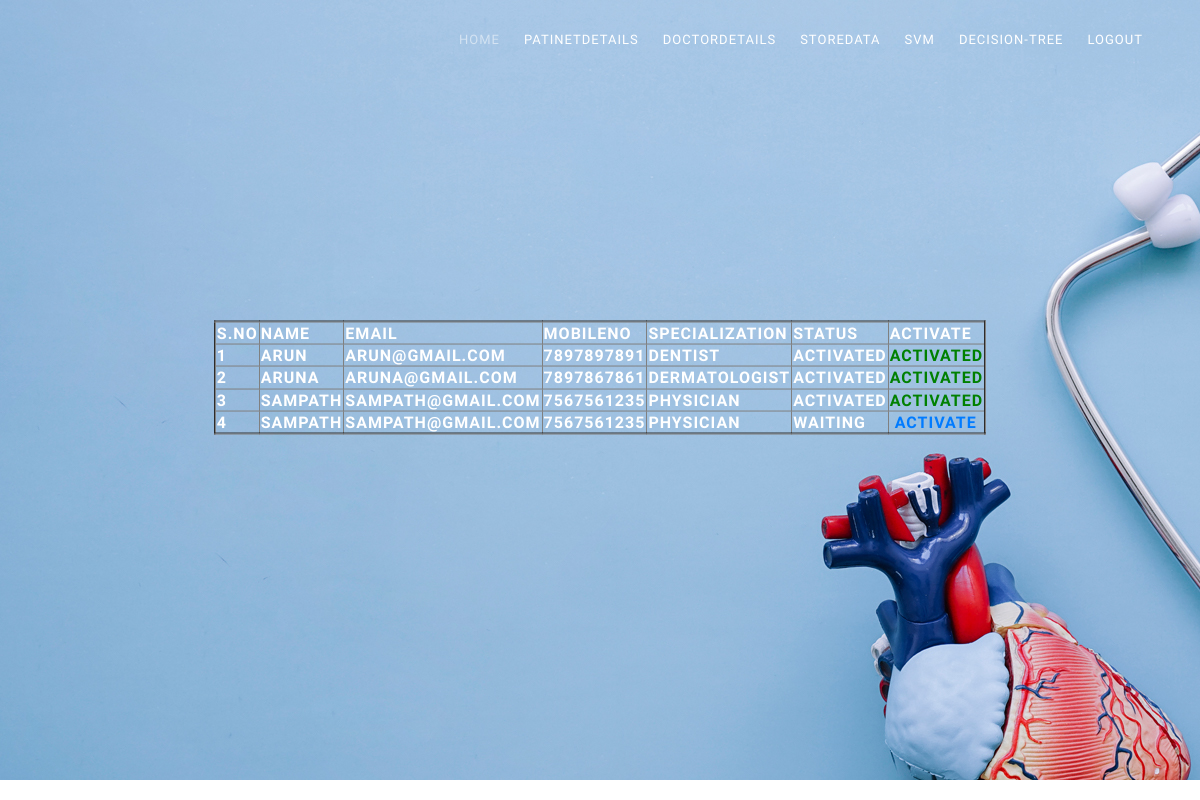
Screenshot of /doctordetails/ with the database file from the repository.
### doctor/models.py (models this page shows, shortened)
class doctorModel(models.Model):
    name = models.CharField(max_length=50)
    email = models.EmailField()
    passwd = models.CharField(max_length=40)
    cwpasswd = models.CharField(max_length=40)
    mobileno = models.CharField(max_length=50, default="", editable=True)
    specialization = models.CharField(max_length=50, default="", editable=True)
    status = models.CharField(max_length=40, default="", editable=True)
    class Meta:
        db_table='doctorregister'

### Medicalcare/views.py (the view)
# urls.py: path('doctordetails/', medical.doctordetails, name='doctordetails'),
def doctordetails(request):
    qs=doctorModel.objects.all()
    return render(request,'admin/doctordetails.html',{"object":qs})

### assets/templates/admin/doctordetails.html
{% extends 'adminbase.html' %}
{% load static %}
{% block contents %}
<div class="main-banner header-text" id="top">
        <div class="Modern-Slider">
          <div class="item">
                <img src="{% static 'images/home.jpg' %}" alt="">
                <div class="text-content">
                    <center><h3>
                        <table border="2px">
                    <tr>
                <th>S.No</th>
                <th>name</th>
                <th>Email</th>
                <th>mobileno</th>
                <th>specialization</th>
                <th>status</th>
                <th>activate</th>
                {% for i in object %}
                         <tr>
                         <td>{{ i.id }}</td>
                         <td>{{ i.name }}</td>
                         <td>{{ i.email }}</td>
                         <td>{{ i.mobileno }}</td>
                         <td>{{ i.specialization }}</td>
                         <td>{{ i.status }}</td>
                             {% if i.status == 'waiting' %}
                                    <td style="color:orange"> <a href="/activatedoctor/?pid={{ i.id }}" >Activate</a></td>
                                    {% else %}
                                            <td style="color:Green"> Activated</td>
                                            {% endif %}
                                     </tr>
                                    {% endfor %}
                    </h3></center>
                </div>
            </div>
          </div>
{% endblock %}

### assets/templates/adminbase.html (shortened to what this page needs)
{% load static %}
<!DOCTYPE html>
<html lang="en">
  <head>
    <link rel="stylesheet" type="text/css" href="{% static 'css/bootstrap.min.css' %}">
    <link rel="stylesheet" type="text/css" href="{% static 'css/font-awesome.css' %}">
    <link rel="stylesheet" href="{% static 'css/templatemo-breezed.css' %}">
    <link rel="stylesheet" href="{% static 'css/owl-carousel.css' %}">
    <link rel="stylesheet" href="{% static 'css/lightbox.css' %}">
    </head>
    <body>
    <header class="header-area header-sticky">
        <div class="container">
            <div class="row">
                <div class="col-12">
                    <nav class="main-nav">
                        <ul class="nav">
                            <li class="scroll-to-section"><a href="#top" class="active">Home</a></li>
                            <li class="scroll-to-section"><a href="{% url 'patientdetails' %}">patinetdetails</a></li>
                            <li class="scroll-to-section"><a href="{% url 'doctordetails' %}">doctordetails</a></li>
                            <li class="scroll-to-section"><a href="{% url 'storecsvdata' %}">storedata</a></li>
                            <li class="scroll-to-section"><a href="{% url 'svm' %}">svm</a></li>
                            <li class="scroll-to-section"><a href="{% url 'decision' %}">decision-tree</a></li>
                            <li class="scroll-to-section"><a href="{% url 'logout' %}">logout</a></li>
                        </ul>
                    </nav>
                </div>
            </div>
        </div>
    </header>
{%block contents%}
                    {%endblock%}
  </body>
</html>

### assets/static/css/templatemo-breezed.css (style rules this page uses)
html, body, div, span, applet, object, iframe, h1, h2, h3, h4, h5, h6, p, blockquote, div pre, a, abbr, acronym, address, big, cite, code, del, dfn, em, font, img, ins, kbd, q, s, samp, small, strike, strong, sub, sup, tt, var, b, u, i, center, dl, dt, dd, ol, ul, li, figure, header, nav, section, article, aside, footer, figcaption { margin: 0; padding: 0; border: 0; outline: 0; }
ul, li { padding: 0; margin: 0; list-style: none; }
header, nav, section, article, aside, footer, hgroup { display: block; }
* { box-sizing: border-box; }
html, body { font-family: 'Raleway', sans-serif; font-weight: 400; background-color: #fff; font-size: 16px; -ms-text-size-adjust: 100%; -webkit-font-smoothing: antialiased; -moz-osx-font-smoothing: grayscale; }
a { text-decoration: none !important; }
h1, h2, h3, h4, h5, h6 { margin-top: 0px; margin-bottom: 0px; }
ul { margin-bottom: 0px; }
html, body { background: #fff; font-family: 'Raleway', sans-serif; }
.header-area { position: absolute; top: 0px; left: 0px; right: 0px; z-index: 100; height: 100px; -webkit-transition: all .5s ease 0s; -moz-transition: all .5s ease 0s; -o-transition: all .5s ease 0s; transition: all .5s ease 0s; }
.header-area .main-nav { min-height: 80px; background: transparent; }
.header-area .main-nav .nav { float: right; margin-top: 27px; margin-right: 0px; background-color: transparent; -webkit-transition: all 0.3s ease 0s; -moz-transition: all 0.3s ease 0s; -o-transition: all 0.3s ease 0s; transition: all 0.3s ease 0s; position: relative; z-index: 999; }
.header-area .main-nav .nav li { padding-left: 20px; padding-right: 20px; }
.header-area .main-nav .nav li a { display: block; font-weight: 500; font-size: 13px; color: #7a7a7a; text-transform: uppercase; -webkit-transition: all 0.3s ease 0s; -moz-transition: all 0.3s ease 0s; -o-transition: all 0.3s ease 0s; transition: all 0.3s ease 0s; height: 40px; line-height: 40px; border: transparent; letter-spacing: 1px; }
.header-area .main-nav .nav li a { color: #fff; }
.header-area .main-nav .nav li:hover a, .header-area .main-nav .nav li a.active { color: #fff!important; opacity: 0.5; }
.header-area.header-sticky { min-height: 80px; }
.header-area.header-sticky .nav { margin-top: 20px !important; }
.header-area.header-sticky .nav li a.active { color: #5fb759; }
@media (max-width: 1200px) { .header-area .main-nav .nav li { padding-left: 12px; padding-right: 12px; } }
@media (max-width: 1200px) { .header-area .main-nav:before { display: none; } }
@media (min-width: 767px) { .header-area .main-nav .nav { display: flex !important; } }
*, *:before, *:after { -webkit-box-sizing: border-box; box-sizing: border-box; -webkit-font-smoothing: antialiased; -moz-osx-font-smoothing: grayscale; }
.blocks-box, .slick-slider { margin: 0; padding: 0!important; }
.slick-slide { float: left ; padding: 0; }
.Modern-Slider .text-content { width: 80%; position: absolute; top: 50%; left: 50%; transform: translate(-50%, -50%); }
.Modern-Slider .item h3 { margin-bottom: 25px; font-size: 16px; text-transform: uppercase; font-weight: 600; letter-spacing: 1px; color:#FFF; animation:fadeOutRight 1s both; }
.Modern-Slider .item a { margin: 0 5px; }
.Modern-Slider .item.slick-active h3 { animation:fadeInDown 1s both 1s; }
.Modern-Slider .item.slick-active { animation:Slick-FastSwipeIn 1s both; }
.Modern-Slider { background:#000; }
.slick-slider { position:relative;display:block;-webkit-user-select:none;-moz-user-select:none;-ms-user-select:none;user-select:none;-webkit-touch-callout:none;-khtml-user-select:none;-ms-touch-action:pan-y;touch-action:pan-y;-webkit-tap-highlight-color:transparent }
.slick-slide { display:none;float:left ;height:100%;min-height:1px }
.slick-initialized .slick-slide { display:block }

### rows the page displays
doctorModel: id "1", name "ARUN", email "ARUN@GMAIL.COM", mobileno "7897897891", specialization "DENTIST", status "ACTIVATED"
doctorModel: id "2", name "ARUNA", email "ARUNA@GMAIL.COM", mobileno "7897867861", specialization "DERMATOLOGIST", status "ACTIVATED"
doctorModel: id "3", name "SAMPATH", email "SAMPATH@GMAIL.COM", mobileno "7567561235", specialization "PHYSICIAN", status "ACTIVATED"
doctorModel: id "4", name "SAMPATH", email "SAMPATH@GMAIL.COM", mobileno "7567561235", specialization "PHYSICIAN", status "WAITING"
